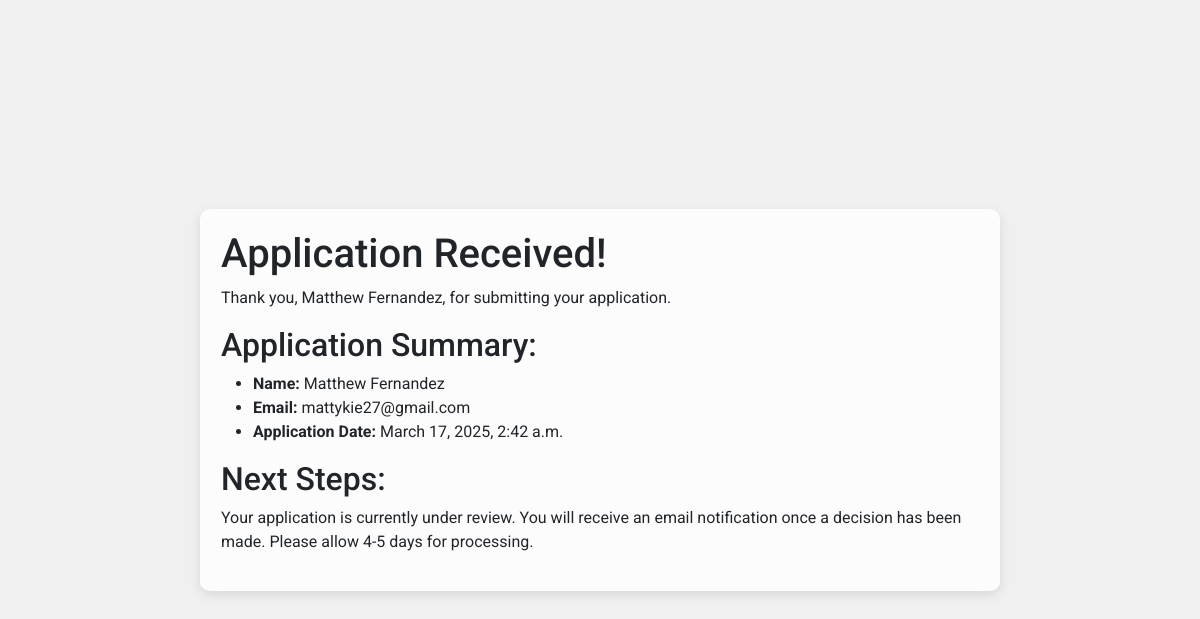
The page /confirmation/1/ on the database its author committed.
### myapp/models.py (models this page shows, shortened)
class Application(models.Model):
    STATUS_CHOICES = [
        ('pending', 'Pending'),
        ('accepted', 'Accepted'),
        ('rejected', 'Rejected'),
    ]
    name = models.CharField(max_length=100)  # Applicant's Name
    address = models.TextField()  # Applicant's Address
    email = models.EmailField()  # Applicant's Email
    contact_number = models.CharField(max_length=20)  # Applicant's Phone Number
    previous_school = models.CharField(max_length=100)  # Applicant's Previous School
    application_date = models.DateTimeField(auto_now_add=True)  # Date of Application
    status = models.CharField(  # Status of Application
        max_length=20,
        choices=STATUS_CHOICES,
        default='pending',
        help_text="Status of the application (Pending, Accepted, Rejected)"
    )
    applicant = models.ForeignKey(User, null=True, blank=True, on_delete=models.SET_NULL, related_name='applications')  # Optional
    notes = models.TextField(blank=True)
    class Meta:  # Add Meta class for ordering and display name
        verbose_name = "Application"  # Custom name
        verbose_name_plural = "Applications"  # Custom plural name
        ordering = ['application_date']  # Default ordering of entries

### myapp/views.py (the view)
# urls.py: path('confirmation/<int:application_id>/', views.application_confirmation, name='application_confirmation'),
def application_confirmation(request, application_id):
    application = Application.objects.get(pk=application_id)
    context = {'application': application}
    return render(request, 'myapp/application_confirmation.html', context)

### templates/myapp/application_confirmation.html (shortened to what this page needs)
{% extends 'application_base.html' %}
{% load static %}
{% block head %}
    <link rel="stylesheet" type="text/css" href="{% static 'myapp/css/application_confirmation.css' %}">
{% endblock %}
{% block content %}
   <div class="admin-dashboard-content">
        <h1>Application Received!</h1>
        <p>Thank you, {{ application.name }}, for submitting your application.</p>
        <h2>Application Summary:</h2>
        <ul>
            <li><strong>Name:</strong> {{ application.name }}</li>
            <li><strong>Email:</strong> {{ application.email }}</li>
            <li><strong>Application Date:</strong> {{ application.application_date }}</li>
        </ul>
        <h2>Next Steps:</h2>
        <p>Your application is currently under review. You will receive an email notification once a decision has been made. Please allow 4-5 days for processing.</p>
    </div>
{% endblock %}

### templates/application_base.html (style rules this page uses)
body { min-height: 100vh; background-color: #f0f0f0; display: flex; align-items: center; justify-content: center; font-family: 'Roboto', sans-serif; }

### rows shown on the page
Application: name "Matthew Fernandez", email "mattykie27@gmail.com", application_date "March 17, 2025, 2:42 a.m."
